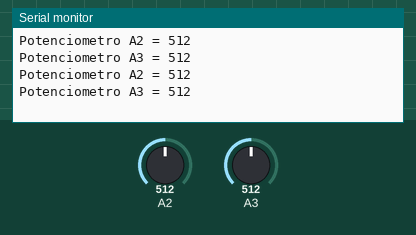
Recording of a sketch running on a simulated Arduino Uno, built with avr-gcc and run on an emulated ATmega328P. On the bench: the last lines printed to the serial monitor. The test bench sets the inputs (shaded band); at power-on: A2 = 512, A3 = 512.

Above: at 1.2 s.
1.3 s: A2 set to 111
At 1.8 s:
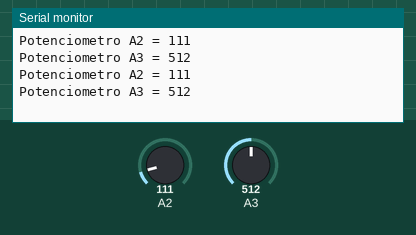
4.3 s: A2 set to 94
At 5.0 s:
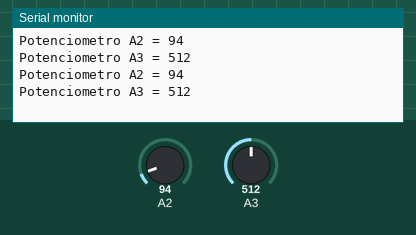
7.3 s: A3 set to 107
At 7.8 s:
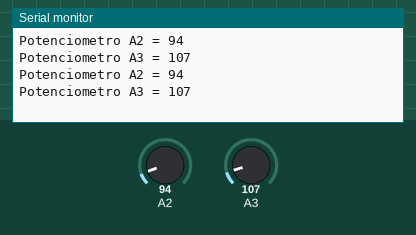
10.3 s: A3 set to 89
At 11.1 s:
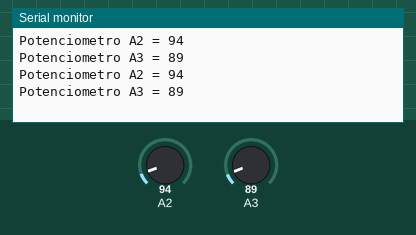
Timing chart, 0 to 12.8 s (numbered marks = the images above; inputs shaded):
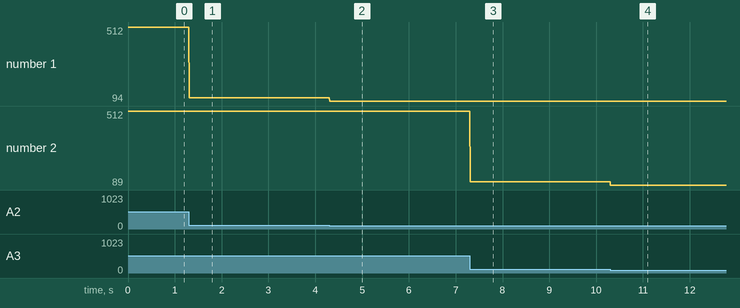

The sketch:

Potenciometros.ino
```cpp
void setup() {
  Serial.begin(115200);
}

int aux;
int aux2;
void loop() {
  aux = analogRead(A2);
  Serial.print("Potenciometro A2 = ");
  Serial.print(aux);
  aux2 = analogRead(A3);
  Serial.print("               Potenciometro A3 = ");
  Serial.println(aux2);
}
```

Measured:
- after the input at 1.3 s, the serial monitor: prints a new line at once (image 1)
- after the input at 4.3 s, the serial monitor: prints a new line at once (image 2)
- after the input at 7.3 s, the serial monitor: prints a new line at once (image 3)
- after the input at 10.3 s, the serial monitor: prints a new line at once (image 4)
- plotted number 1: 512 → 111 after the input at 1.3 s, 111 → 94 after the input at 4.3 s
- plotted number 2: 512 → 107 after the input at 7.3 s, 107 → 89 after the input at 10.3 s
